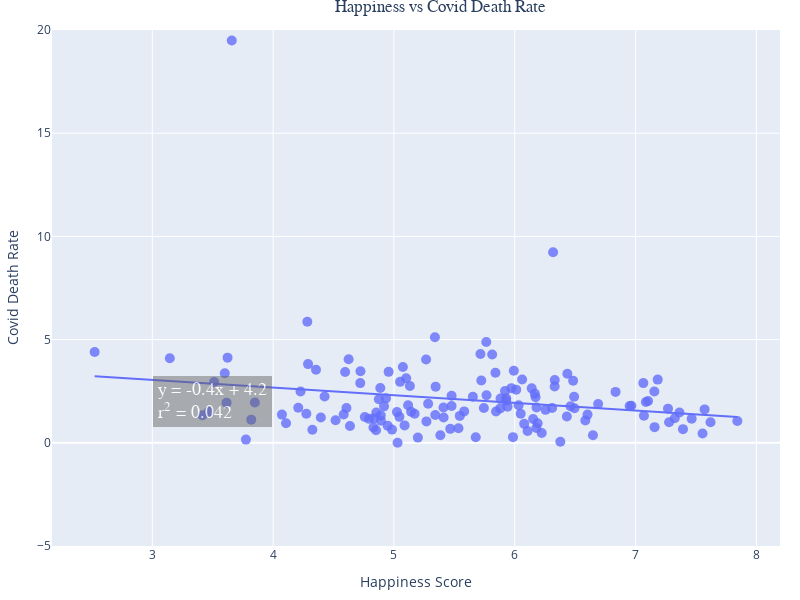

Source (notebook cell):
### Markdown cell above
### COVID and Happiness

### Code cell
# Covid and happiness

# Scatter plot with linear regression
fig = px.scatter(final_df, x="Happiness Score", y="Covid Death Rate",  
                 hover_name="Country", trendline="ols",range_y=(-5,20),
                 width=800, height=600)
                 

# Get results from linear regression 
model = px.get_trendline_results(fig)
results = model.iloc[0]["px_fit_results"]
alpha = round(results.params[0],1)
beta = round(results.params[1],1)
r_squared = results.rsquared

# Create text for regression paramaters
line1 = 'y = ' + str(beta) + 'x' + ' + ' + str(alpha) 
line2 = 'r<sup>2</sup> = ' + str(round(r_squared, 3))
summary = line1 + '<br>' + line2 

# Add to the plot
fig.add_annotation(x=3.5, y=2, xref="x", yref="y", text=summary,
                   font=dict(family="Courier New, monospace", size=18, color="#ffffff"),
                   showarrow=False, align="left",
                   borderwidth=2, borderpad=4, bgcolor="rgba(100,100,100, 0.6)",
                   opacity=0.8)

# Format titles and axes
fig.update_layout(margin=dict(l=20, r=20, t=30, b=20), title_font_family="Arial", 
                  title={'text': "Happiness vs Covid Death Rate", 'y':1, 'x':0.55, 'xanchor': 'center', 'yanchor': 'top'})
fig.update_xaxes(title="Happiness Score", showgrid=True)
fig.update_yaxes(title="Covid Death Rate", showgrid=True)
fig.update_traces(marker=dict(size=10, opacity=0.8), selector=dict(mode='markers')) # formatting of dots
fig.show()

### Figure 1 — Plotly figure (JSON) as saved in the notebook; plotly's stock layout.template omitted (floating-point values rounded to 4 significant figures; data arrays with more than 128 entries replaced by an {"elided": "..."} marker saying what was removed)
{"data": [{"hovertemplate": "<b>%{hovertext}</b><br><br>Happiness Score=%{x}<br>Covid Death Rate=%{y}<extra></extra>", "hovertext": {"elided": "149 str values"}, "legendgroup": "", "marker": {"color": "#636efa", "opacity": 0.8, "size": 10, "symbol": "circle"}, "mode": "markers", "name": "", "orientation": "v", "showlegend": false, "type": "scatter", "x": {"elided": "149 float values"}, "xaxis": "x", "y": {"elided": "149 float values"}, "yaxis": "y"}, {"hovertemplate": "<b>OLS trendline</b><br>Covid Death Rate = -0.369293 * Happiness Score + 4.15132<br>R<sup>2</sup>=0.042194<br><br>Happiness Score=%{x}<br>Covid Death Rate=%{y} <b>(trend)</b><extra></extra>", "legendgroup": "", "marker": {"color": "#636efa", "symbol": "circle"}, "mode": "lines", "name": "", "showlegend": false, "type": "scatter", "x": {"elided": "142 float values"}, "xaxis": "x", "y": {"elided": "142 float values"}, "yaxis": "y"}], "layout": {"annotations": [{"align": "left", "bgcolor": "rgba(100,100,100, 0.6)", "borderpad": 4, "borderwidth": 2, "font": {"color": "#ffffff", "family": "Courier New, monospace", "size": 18}, "opacity": 0.8, "showarrow": false, "text": "y = -0.4x + 4.2<br>r<sup>2</sup> = 0.042", "x": 3.5, "xref": "x", "y": 2, "yref": "y"}], "height": 600, "legend": {"tracegroupgap": 0}, "margin": {"b": 20, "l": 20, "r": 20, "t": 30}, "title": {"font": {"family": "Arial"}, "text": "Happiness vs Covid Death Rate", "x": 0.55, "xanchor": "center", "y": 1, "yanchor": "top"}, "width": 800, "xaxis": {"anchor": "y", "domain": [0, 1], "showgrid": true, "title": {"text": "Happiness Score"}}, "yaxis": {"anchor": "x", "domain": [0, 1], "range": [-5, 20], "showgrid": true, "title": {"text": "Covid Death Rate"}}}}
